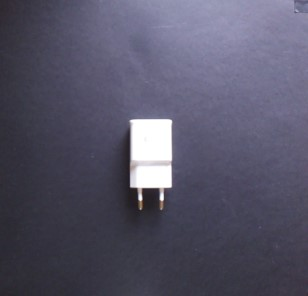
#> input picture Testers/test1.jpg, 308 x 296 px
$ python test_if_exists.py
#> lines starting #> are read from the running program, lines starting #| are printed output that depends on the picture; after the words box and inside, x2 and y2 are one past the last pixel; in counts of white or black regions, pixels touching at a corner belong together
import cv2
import numpy as np

def verify(img):
  hsv = cv2.cvtColor(img,cv2.COLOR_RGB2HSV)

  mask = cv2.inRange(hsv, (0, 0, 0), (0, 0, 255))

  result = cv2.bitwise_and(img, img, mask = mask)

  gray = cv2.cvtColor(result,cv2.COLOR_RGBA2GRAY)

  (thresh, im_bw) = cv2.threshold(gray, 128, 255, cv2.THRESH_BINARY | cv2.THRESH_OTSU)
  n = np.sum(im_bw)

  return (im_bw, n)

img1 = cv2.imread('test1.jpg')
#> img1 is the input picture: shape (296, 308, 3); mean B, G, R 103.6, 84.6, 86.6
img2 = cv2.imread('test2.jpg')
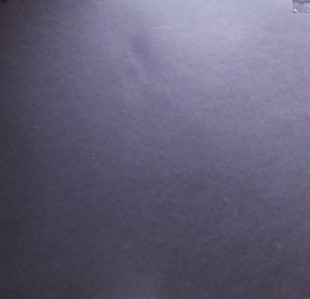
#> input picture Testers/test2.jpg, 310 x 299 px
#> img2 is the input picture: shape (299, 310, 3); mean B, G, R 118.2, 95.6, 99.1

cv2.namedWindow('image1')
cv2.namedWindow('image2')

while True:
  im_bw, n = verify(img1)
#> in verify, `hsv = cv2.cvtColor(img,cv2.COLOR_RGB2HSV)`: hsv: shape (296, 308, 3); mean H, S, V 149.3, 49.2, 103.7
#> in verify, `mask = cv2.inRange(hsv, (0, 0, 0), (0, 0, 255))`:
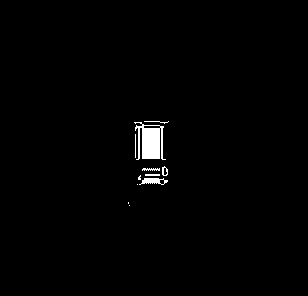
#> mask: shape (296, 308); 1.1% white; 11 white regions (4 under 20 px), largest, box (x1, y1, x2, y2) and area: (134, 122, 166, 160) 750, (139, 178, 168, 185) 120, (142, 168, 160, 171) 38
#> in verify, `(thresh, im_bw) = cv2.threshold(gray, 128, 255, cv2.THRESH_BINARY | cv..`: thresh = 36
#> in verify, `n = np.sum(im_bw)`: n = 263670
#> n = 263670
  if n > 1000:
    cv2.putText(im_bw, "Ball detected", (30, 100),cv2.FONT_HERSHEY_SIMPLEX, 1, (255, 255, 255), 2)
  else:
    cv2.putText(im_bw, "No ball detected", (30, 100),cv2.FONT_HERSHEY_SIMPLEX, 1, (255, 255, 255), 2)
  cv2.imshow('image1',im_bw)

  im_bw, n = verify(img2)
#> in verify (call 2), `hsv = cv2.cvtColor(img,cv2.COLOR_RGB2HSV)`: hsv: shape (299, 310, 3); mean H, S, V 169.3, 49.8, 118.2
#> in verify (call 2), `mask = cv2.inRange(hsv, (0, 0, 0), (0, 0, 255))`: mask: shape (299, 310); every value is 0
#> in verify (call 2), `result = cv2.bitwise_and(img, img, mask = mask)`: result: shape (299, 310, 3); every value is 0
#> n = 0
  if n > 100:
    cv2.putText(im_bw, "Ball detected", (30, 100),cv2.FONT_HERSHEY_SIMPLEX, 1, (255, 255, 255), 2)
  else:
    cv2.putText(im_bw, "No ball detected", (30, 100),cv2.FONT_HERSHEY_SIMPLEX, 1, (255, 255, 255), 2)
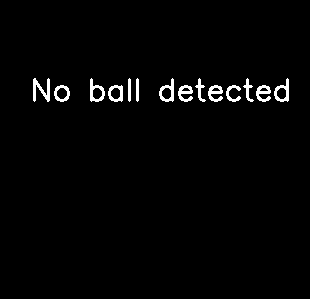
#> im_bw: shape (299, 310); 2% white; 14 white regions, largest, box (x1, y1, x2, y2) and area: (33, 78, 50, 102) 198, (90, 78, 105, 102) 159, (159, 78, 174, 102) 159
  cv2.imshow('image2',im_bw)

  # Press 'q' to quit
  if cv2.waitKey(1) & 0xFF == ord('q'):
#> (key q is pressed here)
    break
# Exit closing cv2 windows
cv2.destroyAllWindows()
